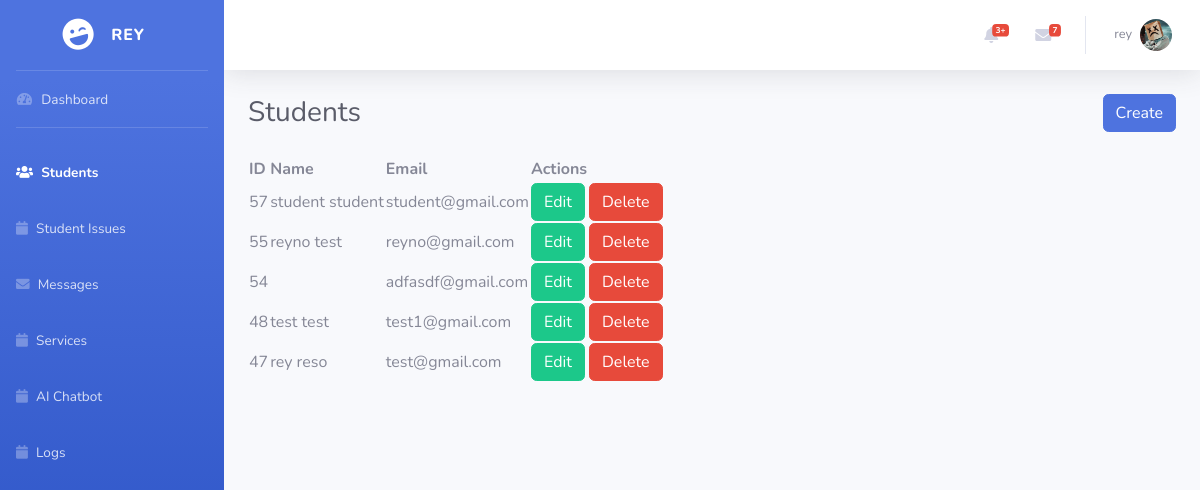
The app's page /admin/students/index.php (signed in) with its own data.
### tables this page shows
CREATE TABLE `users` (
  `user_id` int(11) NOT NULL,
  `username` varchar(255) DEFAULT NULL,
  `email` varchar(255) DEFAULT NULL,
  `password` text NOT NULL,
  `first_name` varchar(255) DEFAULT NULL,
  `last_name` varchar(255) DEFAULT NULL,
  `middle_name` varchar(255) DEFAULT NULL,
  `age` int(11) DEFAULT NULL,
  `about_yourself` text DEFAULT NULL,
  `phone` varchar(255) DEFAULT NULL,
  `profile` varchar(255) DEFAULT NULL,
  `user_salt` text DEFAULT NULL,
  `status` int(11) NOT NULL DEFAULT 1 COMMENT '0 = inactive, 1 = active',
  `type` int(11) DEFAULT 3 COMMENT '1=admin, 2=teacher, 3=student',
  `create_at` timestamp NOT NULL DEFAULT current_timestamp()
);

### database.php (called while the page is built, shortened)
 <?php
class Database
{
    protected $_conn;
    public function open(){
        $conn = mysqli_connect(HOST, DB_USERNAME, DB_PASSWORD, DB_NAME);
        $this->_conn = $conn;
    }
    public function emteDirectQuery($sql ='', $type='select'){
        $status = null;
        $result = mysqli_query($this->_conn, $sql);
        switch ($type) {
            case 'select':
                if (mysqli_num_rows($result) > 0) {
                    while($row = mysqli_fetch_assoc($result)) {
                        $status[] = $row;
                    }
                }
                break;
        }
        return $status;
    }
}
?>

### classes.php (called while the page is built, shortened)
<?php
class User {
	protected $table_name = "users";
    public function getAllStudents() {
    	$database = new Database();
    	$query = "SELECT * FROM `".$this->table_name."` WHERE type = 3 ORDER BY user_id DESC";
    	$result = $database->emteDirectQuery($query, 'select');
    	return $result;
    }
}
?>

### admin/students/index.php (the view, shortened to what this page needs)
<?php
require_once('../../database.php');
require_once('../../classes.php');
$page_title = "Students";
$user_data = $_SESSION['user_data'];
include BASE_APP.'/admin/inc/header.php';
$user = new User();
$students = $user->getAllStudents();
?>
    <div id="wrapper">
        <?php include BASE_APP.'/admin/inc/sidebar.php'; ?>
        <div id="content-wrapper" class="d-flex flex-column">
            <div id="content">
                <?php include BASE_APP.'/admin/inc/topbar.php'; ?>
                <div class="container-fluid">
                    <div class="d-sm-flex align-items-center justify-content-between mb-4">
                        <h1 class="h3 mb-0 text-gray-800">Students</h1>
                        <a class="btn btn-primary" data-toggle="modal" data-target="#create-student">Create</a>
                    </div>
                    <div class="row">
                    <div class="col-12">
                            <table id="datatable">
                                <thead>
                                    <th>ID</th>
                                    <th>Name</th>
                                    <th>Email</th>
                                    <th>Actions</th>
                                </thead>
                                <tbody>
                                    <?php foreach($students as $student): ?>
                                       <tr>
                                           <td><?php echo $student['user_id']; ?></td>
                                           <td><?php echo $student['first_name'].' '.$student['last_name']; ?></td>
                                           <td><?php echo $student['email']; ?></td>
                                           <td>
                                               <a class="btn btn-success" onclick="updateStudent(<?php echo $student['user_id']; ?>)" >Edit</a>
                                               <a href="delete.php?id=<?php echo $student['user_id']; ?>" onclick="if(confirm('Are you sure you want to delete this student?')){return true;}else{return false;}" class="btn btn-danger">Delete</a>
                                           </td>
                                       </tr>
                                    <?php endforeach; ?>
                                </tbody>
                            </table>
                        </div>
                    </div>
                </div>
            </div>
      </div>
<?php include BASE_APP.'/admin/inc/footer.php'; ?>

### admin/inc/header.php (shortened to what this page needs)
<!DOCTYPE html>
<html lang="en">
<head>
    <link href="<?php echo base_url.'admin'; ?>/assets/vendor/fontawesome-free/css/all.min.css" rel="stylesheet" type="text/css">
    <link href="<?php echo base_url.'admin'; ?>/assets/css/sb-admin-2.min.css" rel="stylesheet">
    <link rel="stylesheet" type="text/css" href="//cdn.datatables.net/2.1.8/css/dataTables.dataTables.min.css">
</head>
<body id="page-top">

### admin/inc/sidebar.php
<ul class="navbar-nav bg-gradient-primary sidebar sidebar-dark accordion" id="accordionSidebar">
    <a class="sidebar-brand d-flex align-items-center justify-content-center" href="<?php echo base_url.'home'; ?>">
        <div class="sidebar-brand-icon rotate-n-15">
            <i class="fas fa-laugh-wink"></i>
        </div>
        <div class="sidebar-brand-text mx-3"><?php echo $user_data['username']; ?></div>
    </a>
    <hr class="sidebar-divider my-0">
    <li class="nav-item <?php if($page_title == 'Dashboard' || $page_title == 'Home'){echo 'active';} ?>">
        <a class="nav-link" href="<?php echo base_url.'admin'; ?>">
            <i class="fas fa-fw fa-tachometer-alt"></i>
            <span>Dashboard</span></a>
    </li>
    <hr class="sidebar-divider">
    <li class="nav-item <?php if($page_title == 'Students'){echo 'active';} ?>">
        <a class="nav-link" href="<?php echo base_url.'admin/students'; ?>">
            <i class="fas fa-users"></i>
            <span>Students</span></a>
    </li>
    <li class="nav-item <?php if($page_title == 'Student Issues'){echo 'active';} ?>">
        <a class="nav-link" href="<?php echo base_url.'admin/student-issues'; ?>">
            <i class="fas fa-calendar"></i>
            <span>Student Issues</span></a>
    </li>
    <li class="nav-item <?php if($page_title == 'Messages'){echo 'active';} ?>">
        <a class="nav-link" href="<?php echo base_url.'admin/messages'; ?>">
            <i class="fas fa-envelope"></i>
            <span>Messages</span></a>
    </li>
    <li class="nav-item <?php if($page_title == 'Services'){echo 'active';} ?>">
        <a class="nav-link" href="<?php echo base_url.'admin/services'; ?>">
            <i class="fas fa-calendar"></i>
            <span>Services</span></a>
    </li>
    <li class="nav-item <?php if($page_title == 'AI Chatbot'){echo 'active';} ?>">
        <a class="nav-link" href="<?php echo base_url.'admin/ai-chatbot'; ?>">
            <i class="fas fa-calendar"></i>
            <span>AI Chatbot</span></a>
    </li>
    <li class="nav-item <?php if($page_title == 'Logs'){echo 'active';} ?>">
        <a class="nav-link" href="<?php echo base_url.'admin/logs'; ?>">
            <i class="fas fa-calendar"></i>
            <span>Logs</span></a>
    </li>
</ul>

### admin/inc/topbar.php (shortened to what this page needs)
<nav class="navbar navbar-expand navbar-light bg-white topbar mb-4 static-top shadow">
    <ul class="navbar-nav ml-auto">
        <li class="nav-item dropdown no-arrow mx-1">
            <a class="nav-link dropdown-toggle" href="#" id="alertsDropdown" role="button"
                data-toggle="dropdown" aria-haspopup="true" aria-expanded="false">
                <i class="fas fa-bell fa-fw"></i>
                <span class="badge badge-danger badge-counter">3+</span>
            </a>
        </li>
        <li class="nav-item dropdown no-arrow mx-1">
            <a class="nav-link dropdown-toggle" href="#" id="messagesDropdown" role="button"
                data-toggle="dropdown" aria-haspopup="true" aria-expanded="false">
                <i class="fas fa-envelope fa-fw"></i>
                <span class="badge badge-danger badge-counter">7</span>
            </a>
        </li>
        <li class="nav-item dropdown no-arrow">
            <a class="nav-link dropdown-toggle" href="#" id="userDropdown" role="button"
                data-toggle="dropdown" aria-haspopup="true" aria-expanded="false">
                <span class="mr-2 d-none d-lg-inline text-gray-600 small"><?php echo $user_data['username']; ?></span>
                <img class="img-profile rounded-circle"
                    src="<?php echo isset($user_data['profile']) ? $user_data['profile'] :  base_url.'uploads/profile/profile.png'; ?>">
            </a>
        </li>
    </ul>
</nav>

### admin/inc/footer.php (shortened to what this page needs)
</body>
</html>

### records on screen
users: username "REY", username "rey", profile (picture), user_id "47", first_name "rey", last_name "reso", email "test@gmail.com"
users: user_id "57", first_name "student", last_name "student", email "student@gmail.com"
users: user_id "55", first_name "reyno", last_name "test", email "reyno@gmail.com"
users: user_id "54", email "adfasdf@gmail.com"
users: user_id "48", first_name "test", last_name "test", email "test1@gmail.com"
